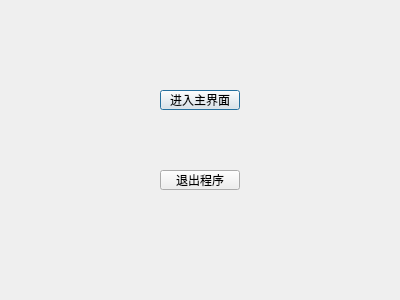
<?xml version="1.0" encoding="UTF-8"?>
<ui version="4.0">
 <class>MyDialog</class>
 <widget class="QDialog" name="MyDialog">
  <property name="geometry">
   <rect>
    <x>0</x>
    <y>0</y>
    <width>400</width>
    <height>300</height>
   </rect>
  </property>
  <property name="windowTitle">
   <string>Dialog</string>
  </property>
  <widget class="QPushButton" name="pushButton">
   <property name="geometry">
    <rect>
     <x>160</x>
     <y>90</y>
     <width>80</width>
     <height>20</height>
    </rect>
   </property>
   <property name="text">
    <string>进入主界面</string>
   </property>
  </widget>
  <widget class="QPushButton" name="pushButton_2">
   <property name="geometry">
    <rect>
     <x>160</x>
     <y>170</y>
     <width>80</width>
     <height>20</height>
    </rect>
   </property>
   <property name="text">
    <string>退出程序</string>
   </property>
  </widget>
 </widget>
 <resources/>
 <connections>
  <connection>
   <sender>pushButton_2</sender>
   <signal>clicked()</signal>
   <receiver>MyDialog</receiver>
   <slot>close()</slot>
   <hints>
    <hint type="sourcelabel">
     <x>195</x>
     <y>178</y>
    </hint>
    <hint type="destinationlabel">
     <x>286</x>
     <y>234</y>
    </hint>
   </hints>
  </connection>
 </connections>
</ui>
